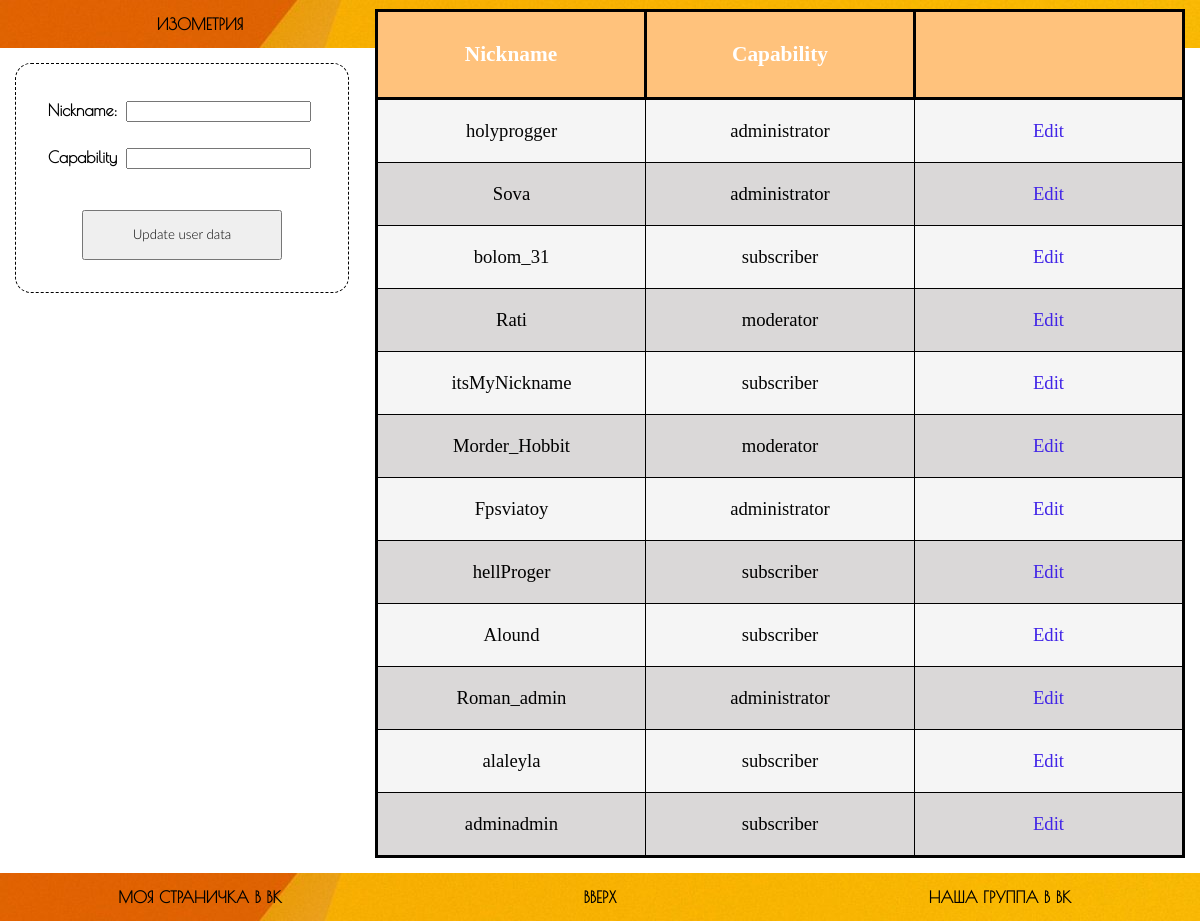
The page /lk.php (signed in) on the database its author committed.
### tables this page shows
CREATE TABLE `user` (
  `user_id` int(11) NOT NULL,
  `login` varchar(30) NOT NULL,
  `password` text NOT NULL,
  `surname` text NOT NULL,
  `name` text NOT NULL,
  `nickname` varchar(40) NOT NULL,
  `user_group` int(11) NOT NULL
);

CREATE TABLE `user_group` (
  `group_id` int(11) NOT NULL,
  `group_name` varchar(30) NOT NULL
);

### templates/function.php (the view)
<?php
function findAllCategories() {
    include "includes/db.php";
    $query = "SELECT * FROM user";
    $select_user = mysqli_query($connection, $query);
    while($row = mysqli_fetch_array($select_user)) {
        $user_id = $row["user_id"];
        $nickname = $row["nickname"];
        $user_group = $row["user_group"];
        $queryGrName = "SELECT group_name FROM user_group WHERE `group_id` = '{$user_group}'";
        $select_GrName = mysqli_query($connection, $queryGrName);
        $capability_assoc = mysqli_fetch_assoc($select_GrName);
        $capability = $capability_assoc["group_name"];
        echo "<tr>";
        echo "<td>{$nickname}</td>";
        echo "<td>{$capability}</td>";
        echo "<td><a href='lk.php?edit={$user_id}'>Edit</a></td>";
    }
}
?>

### includes/header.php (shortened to what this page needs)
<html>
	<head>
		<link rel="stylesheet" href="css/styleMain.css">
		<link rel="stylesheet" href="css/fake.css">
		<link rel="stylesheet" href="css/reg.css">
		<link rel="stylesheet" href="css/lkStyle.css">
	</head>
	<body>
		<div class="header">
			<span class="menu-item"><a href="index.php?page_id=1">Изометрия</a></span>
			<span class="menu-item"><a href="lk.php">Личный кабинет</a></span>
			<?php if(empty($_SESSION["auth_user"])){?>
				<span class="menu-item"><a href="../server/updAuthSession.php">Войти/Зарегистрироваться</a></span>
			<?php }else{?>
				<span class="menu-item"><a href="../server/updAuthSession.php">Выйти из <?php echo $_SESSION["auth_nickname"]?></a></span>
			<?php }?>
		</div>

### lk.php (shortened to what this page needs)
<?php
	include "includes/header.php";
	include "templates/function.php";
       if(isset($_SESSION["auth_user"])){
		$nowAuthUser = $_SESSION["auth_user"];
           $query = "SELECT user_group FROM user WHERE `login` = '{$nowAuthUser}'";
           $result = mysqli_query($connection, $query);
           $row = mysqli_fetch_assoc($result);
           $user_group = $row['user_group'];
       }else{
           $user_group = '0';
       }
       if($user_group == 3) {
?>
	<div class="wrapperLK">
		<div class="contentLK">
			<div class="editForm">
				<form action="server/update.php" method="post">
					<?php if(isset($_GET["edit"])){
						$user_id = $_GET["edit"];
						$user = "SELECT * FROM user WHERE `user_id` = '{$user_id}'";
						$select_user = mysqli_query($connection, $user);
						$row_user = mysqli_fetch_assoc($select_user);
						$user_group = $row_user["user_group"];
						$nickname = $row_user["nickname"];
						$queryGrName = "SELECT group_name FROM user_group WHERE `group_id` = '{$user_group}'";
						$select_GrName = mysqli_query($connection, $queryGrName);
						$capability_assoc = mysqli_fetch_assoc($select_GrName);
						$capability = $capability_assoc["group_name"];
					?>
					<p>
						<label for="nickname">Nickname:</label>
						<input name="nickname" id="nickname" type="text" value="<?php echo ($nickname);?>">
					</p>
					<p>
						<label for="capability">Capability</label>
						<input name="capability" id="capability" type="text" value=<?php echo ($capability);?> readonly>
						<input type="hidden" name="user_id" value= "<?php echo $user_id?>">
					</p>
					<p>
						<label for="new_capability:">Capability change:</label>
						<select id="new_capability" name = "newcapability">
							<option value="1">subscriber</option>
							<option value="2">moderator</option>
							<option value="3">administrator</option>
						</select>
					</p>
					<?php }else{?>
						<p>
							<label for="nickname">Nickname:</label>
							<input name="nickname" id="nickname" type="text" readonly>
						</p>
						<p>
							<label for="capability">Capability</label>
							<input name="capability" id="capability" type="text" readonly>
						</p>
					<?php }?>
					<div id="btnInfoUpdate">
						<button name = "btn_update" id="btnUpdate" type="submit">Update user data</button>
					</div>
				</form>
			</div>
		</div>
		<div class="contentLK">
			<table class="tableCapability">
				<thead>
					<tr class = "headTable">
						<th>Nickname</th>
						<th>Capability</th>
						<th></th>
					</tr>
				</thead>
				<tbody class = "bodyTable">
					<?php
						findAllCategories();
					?>
				</tbody>
			</table>
		</div>
	</div>
  		<?php } ?>
<?php include "includes/footer.php"; ?>

### includes/footer.php
		<div class="header">
			<span class="menu-item"><a href="https://vk.com/svatosh">Моя страничка в вк</a></span>
			<span class="menu-item"><a href="#">ВВЕРХ</a></span>
			<span class="menu-item"><a href="https://vk.com/pony_tech">Наша группа в вк</a></span>
		</div>
	</body>
</html>

### css/styleMain.css (style rules this page uses)
.header { background: url("/res/fone.jpg"); text-align: center; align-items: center; justify-content: space-around; display: flex; margin: 0 auto; text-transform: uppercase; font-weight: bold; width: 100%; }
body { background-color: white; height: 100%; margin: 0; padding: 0; }
a { text-decoration: none; color: black; }
.menu-item { font-family: "Poiret One"; width:20%; padding-top:15px; padding-bottom:15px; }
.menu-item > a { color:black; font-weight: bold; }
span { margin: 0; padding: 0; }

### css/reg.css (style rules this page uses)
label { font-family: "Poiret One"; color: #f2f2eb; font-weight: bold; text-align: center; }
input { margin: 5px; }

### css/lkStyle.css (style rules this page uses)
.wrapperLK { display: grid; grid-template-columns: 30% 70%; min-height: calc(100% - 100px); }
.tableCapability { table-layout: fixed; width: 100%; margin-top:calc(10% - 135px); border-collapse: collapse; border: 3px solid black; display: center; }
th { text-align: center; padding: 30px; border: 3px solid rgb(0, 0, 0); font-size: 16pt; }
td { text-align: center; padding: 20px; border: 1px solid rgb(0, 0, 0); font-size: 14pt; }
table a { text-decoration: none; color: rgb(65, 36, 231); }
.headTable { background: rgb(255, 194, 124); color: rgb(255, 255, 255); }
.bodyTable tr:nth-child(odd) { background: rgb(245, 245, 245); color: rgb(5, 5, 5); }
.bodyTable tr:nth-child(even) { background: rgb(218, 216, 216); color: rgb(0, 0, 0); }
#btnInfoUpdate { text-align: center; }
#btnUpdate { width:200px; height:50px; font-family: "Lato Light"; margin-top: 20px; }
.contentLK { padding:15px; width: 100%-15px; margin: 0; text-align: center; }
.contentLK label { font-family: "Poiret One"; color: #000000; font-weight: bold; }
.editForm { width: 300px; height: auto; margin-left: auto; margin-right: auto; padding: 1em; border: 1px dashed; border-radius: 1em 1em 1em 1em; }

### rows shown on the page
user: nickname "holyprogger", user_group.group_name "administrator"
user: nickname "Sova", user_group.group_name "administrator"
user: nickname "bolom_31", user_group.group_name "subscriber"
user: nickname "Rati", user_group.group_name "moderator"
user: nickname "itsMyNickname", user_group.group_name "subscriber"
user: nickname "Morder_Hobbit", user_group.group_name "moderator"
user: nickname "Fpsviatoy", user_group.group_name "administrator"
user: nickname "hellProger", user_group.group_name "subscriber"
user: nickname "Alound", user_group.group_name "subscriber"
user: nickname "Roman_admin", user_group.group_name "administrator"
user: nickname "alaleyla", user_group.group_name "subscriber"
user: nickname "adminadmin", user_group.group_name "subscriber"
